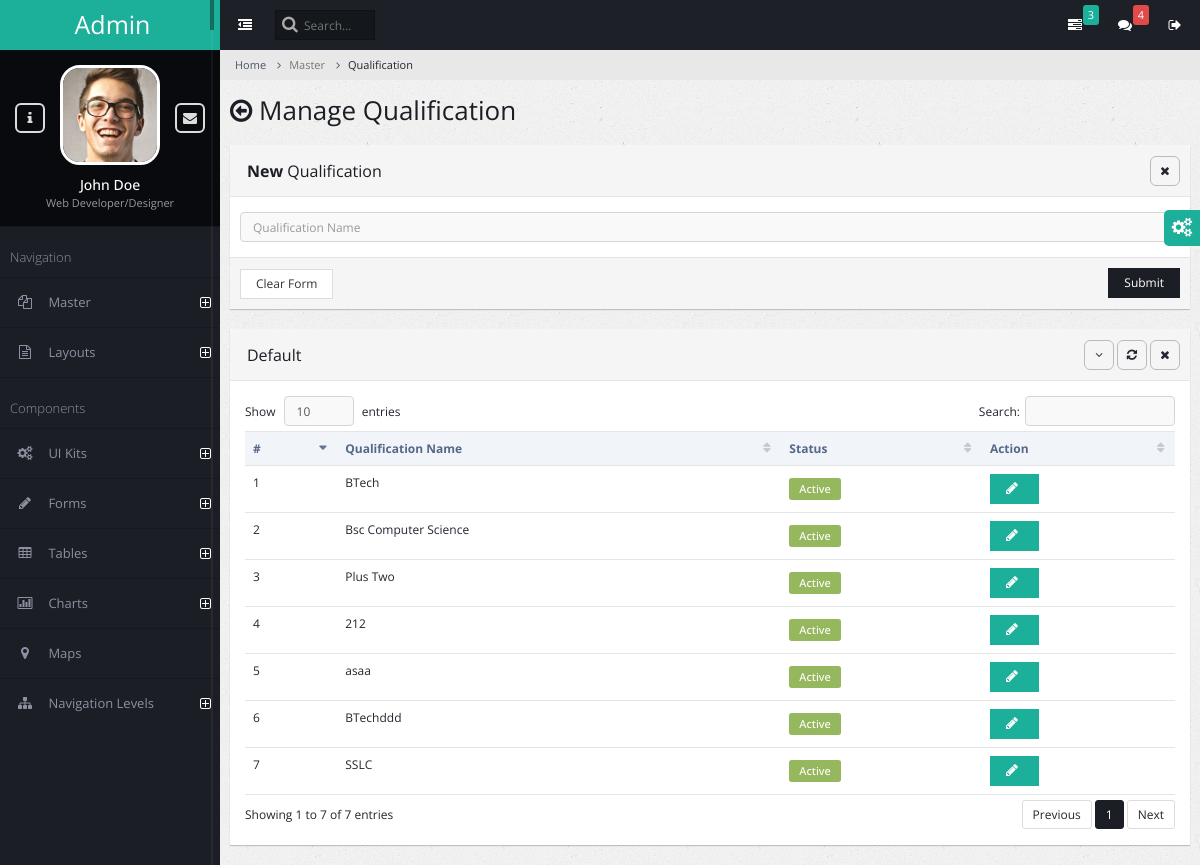
Before: /qualification/ with the older database file.
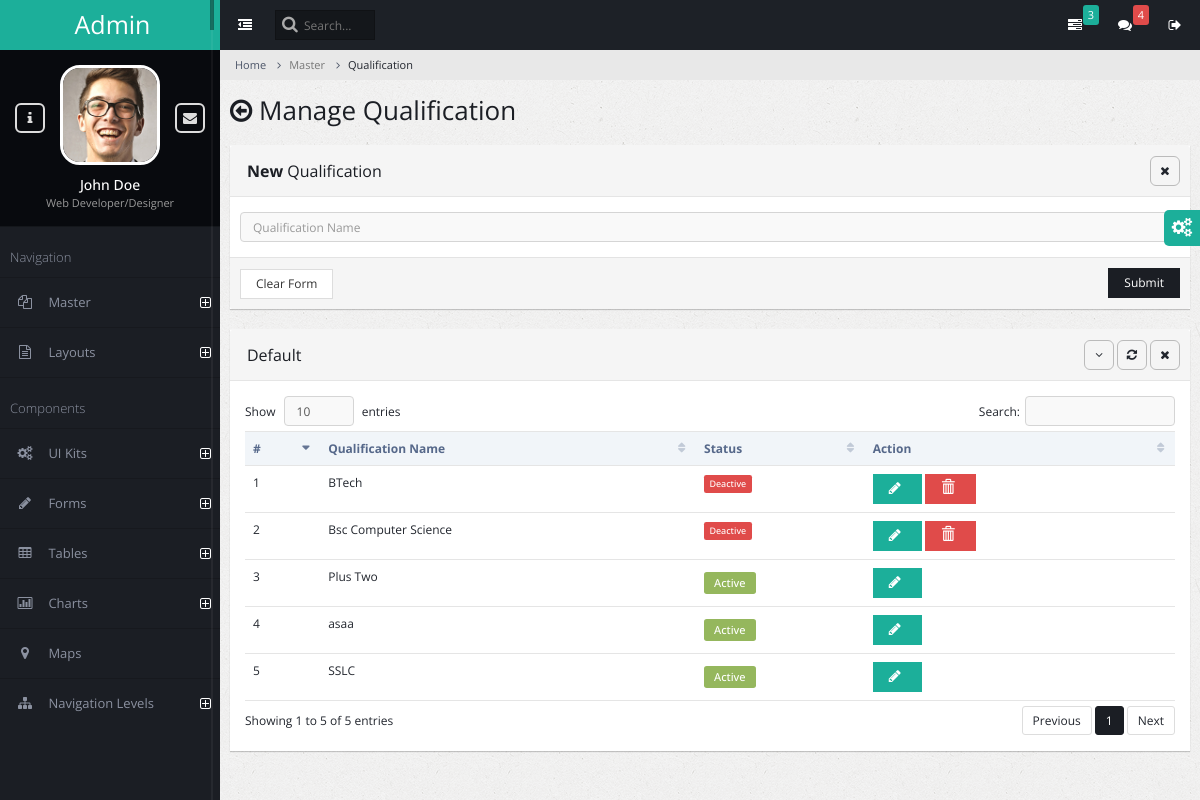
After: the same page with the newer database file.
### admin_master/models.py (models this page shows)
class AcademicQualification(models.Model):
    qualification_name = models.CharField(max_length=150)
    is_active = models.BooleanField(default=True)

### admin_master/views.py (the view, shortened to what this page needs)
# urls.py: path('qualification/', views.qualification_manage,name="qualification"),
def qualification_manage(request):
    success_message=None
    error_message = None
    academic_qualification = AcademicQualification.objects.all()
    context = {
        'errormessage': error_message,
        'successmessage': success_message,
        'academic_qualifications': academic_qualification,
    }
    return render(request, 'qualification_manage.html', context)

### admin_master/templates/qualification_manage.html (shortened to what the changed rows need)
{% extends 'admin_base.html' %}
{% block content %}
<div class="page-title">
    <h2><span class="fa fa-arrow-circle-o-left"></span> Manage Qualification</h2>
</div>
<div class="page-content-wrap">
    <div class="row">
        <div class="col-md-12">
            <div class="panel panel-default">
                <div class="panel-heading">
                    <h3 class="panel-title">Default</h3>
                    <ul class="panel-controls">
                    </ul>
                </div>
                <div class="panel-body">
                    <table class="table datatable">
                        <thead>
                            <tr>
                                <th>#</th>
                                <th>Qualification Name</th>
                                <th>Status</th>
                                <th>Action</th>
                            </tr>
                        </thead>
                        <tbody>
                            {% for academic_qualification in academic_qualifications %}
                            <tr id="{{academic_qualification.id}}">
                                <td>{{ forloop.counter }}</td>
                                <td>{{ academic_qualification.qualification_name }}</td>
                                <td>
                                    {% if academic_qualification.is_active %}
                                    <span class="label label-success label-form">Active</span>
                                    {% else %}
                                    <span class="label label-danger ">Deactive</span>
                                    {% endif %}
                                </td>
                                <td>
                                    <button class="btn btn-info" onclick="edit_pop_qualification({{academic_qualification.id}})">
                                        <span id ="spinner{{academic_qualification.id}}" class="fa fa-pencil"></span>
                                    </button>
                                    {% if not academic_qualification.is_active %}
                                    <a onclick="delete_qualification({{academic_qualification.id}})">
                                        <button class="btn btn-danger">
                                            <span class="glyphicon glyphicon-trash"></span>
                                        </button>
                                    </a>
                                    {% endif %}
                                </td>
                            </tr>
                            {% endfor %}
                        </tbody>
                    </table>
                </div>
            </div>
        </div>
    </div>
</div>
{% endblock %}

Changed rows visible on the page:
removed AcademicQualification: qualification_name "212", is_active "Active"
removed AcademicQualification: qualification_name "BTechddd", is_active "Active"
changed AcademicQualification "BTech": is_active "Active" → "Deactive"
changed AcademicQualification "Bsc Computer Science": is_active "Active" → "Deactive"
Other visible differences:
text written by a page script: "Show entries Search: Showing 1 to 7 of 7 entries Previous 1 Next" → "Show entries Search: Showing 1 to 5 of 5 entries Previous 1 Next"
